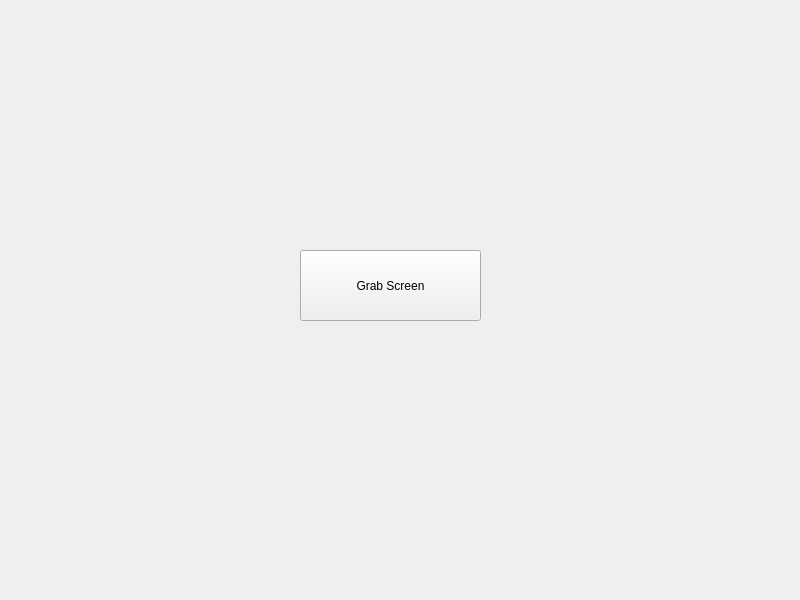
<?xml version="1.0" encoding="UTF-8"?>
<ui version="4.0">
 <class>MainWindow</class>
 <widget class="QMainWindow" name="MainWindow">
  <property name="geometry">
   <rect>
    <x>0</x>
    <y>0</y>
    <width>800</width>
    <height>600</height>
   </rect>
  </property>
  <property name="windowTitle">
   <string>ScreenCaptureTest</string>
  </property>
  <widget class="QWidget" name="centralwidget">
   <widget class="QPushButton" name="pushButton">
    <property name="geometry">
     <rect>
      <x>300</x>
      <y>250</y>
      <width>181</width>
      <height>71</height>
     </rect>
    </property>
    <property name="text">
     <string>Grab Screen</string>
    </property>
   </widget>
  </widget>
 </widget>
 <resources/>
 <connections/>
</ui>
